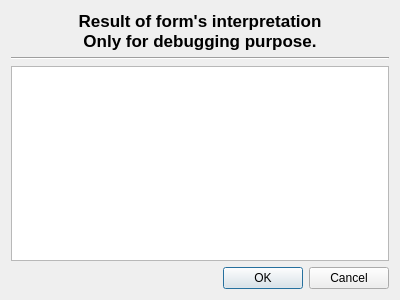
<?xml version="1.0" encoding="UTF-8"?>
<ui version="4.0">
 <class>mfDialogInterpret</class>
 <widget class="QDialog" name="mfDialogInterpret">
  <property name="geometry">
   <rect>
    <x>0</x>
    <y>0</y>
    <width>400</width>
    <height>300</height>
   </rect>
  </property>
  <property name="windowTitle">
   <string>Dialog</string>
  </property>
  <layout class="QGridLayout" name="gridLayout">
   <item row="0" column="0">
    <widget class="QLabel" name="label">
     <property name="font">
      <font>
       <weight>75</weight>
       <bold>true</bold>
      </font>
     </property>
     <property name="text">
      <string>&lt;!DOCTYPE HTML PUBLIC &quot;-//W3C//DTD HTML 4.0//EN&quot; &quot;http://www.w3.org/TR/REC-html40/strict.dtd&quot;&gt;
&lt;html&gt;&lt;head&gt;&lt;meta name=&quot;qrichtext&quot; content=&quot;1&quot; /&gt;&lt;style type=&quot;text/css&quot;&gt;
p, li { white-space: pre-wrap; }
&lt;/style&gt;&lt;/head&gt;&lt;body style=&quot; font-family:'Lucida Grande'; font-size:13pt; font-weight:600; font-style:normal;&quot;&gt;
&lt;p style=&quot; margin-top:0px; margin-bottom:0px; margin-left:0px; margin-right:0px; -qt-block-indent:0; text-indent:0px;&quot;&gt;Result of form's interpretation&lt;br /&gt;Only for debugging purpose.&lt;/p&gt;&lt;/body&gt;&lt;/html&gt;</string>
     </property>
     <property name="alignment">
      <set>Qt::AlignCenter</set>
     </property>
    </widget>
   </item>
   <item row="1" column="0">
    <widget class="Line" name="line">
     <property name="orientation">
      <enum>Qt::Horizontal</enum>
     </property>
    </widget>
   </item>
   <item row="2" column="0">
    <widget class="QTextBrowser" name="textBrowser"/>
   </item>
   <item row="3" column="0">
    <widget class="QDialogButtonBox" name="buttonBox">
     <property name="orientation">
      <enum>Qt::Horizontal</enum>
     </property>
     <property name="standardButtons">
      <set>QDialogButtonBox::Cancel|QDialogButtonBox::Ok</set>
     </property>
    </widget>
   </item>
  </layout>
 </widget>
 <resources/>
 <connections>
  <connection>
   <sender>buttonBox</sender>
   <signal>accepted()</signal>
   <receiver>mfDialogInterpret</receiver>
   <slot>accept()</slot>
   <hints>
    <hint type="sourcelabel">
     <x>248</x>
     <y>254</y>
    </hint>
    <hint type="destinationlabel">
     <x>157</x>
     <y>274</y>
    </hint>
   </hints>
  </connection>
  <connection>
   <sender>buttonBox</sender>
   <signal>rejected()</signal>
   <receiver>mfDialogInterpret</receiver>
   <slot>reject()</slot>
   <hints>
    <hint type="sourcelabel">
     <x>316</x>
     <y>260</y>
    </hint>
    <hint type="destinationlabel">
     <x>286</x>
     <y>274</y>
    </hint>
   </hints>
  </connection>
 </connections>
</ui>
